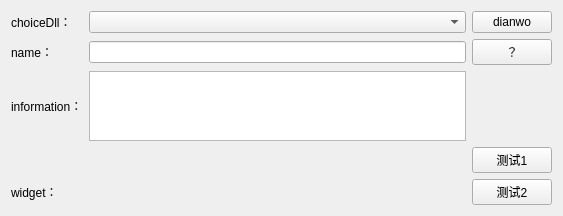
<?xml version="1.0" encoding="UTF-8"?>
<ui version="4.0">
 <class>pluginceshiClass</class>
 <widget class="QWidget" name="pluginceshiClass">
  <property name="geometry">
   <rect>
    <x>0</x>
    <y>0</y>
    <width>563</width>
    <height>207</height>
   </rect>
  </property>
  <property name="windowTitle">
   <string>pluginceshi</string>
  </property>
  <layout class="QGridLayout" name="gridLayout_2">
   <item row="0" column="0">
    <layout class="QGridLayout" name="gridLayout">
     <item row="2" column="3">
      <spacer name="verticalSpacer">
       <property name="orientation">
        <enum>Qt::Vertical</enum>
       </property>
       <property name="sizeHint" stdset="0">
        <size>
         <width>20</width>
         <height>40</height>
        </size>
       </property>
      </spacer>
     </item>
     <item row="2" column="1">
      <widget class="QTextEdit" name="textEdit"/>
     </item>
     <item row="1" column="1">
      <widget class="QLineEdit" name="lineEdit"/>
     </item>
     <item row="0" column="0">
      <widget class="QLabel" name="label_4">
       <property name="text">
        <string>choiceDll：</string>
       </property>
      </widget>
     </item>
     <item row="4" column="3">
      <widget class="QPushButton" name="pushButton_2">
       <property name="text">
        <string>测试2</string>
       </property>
      </widget>
     </item>
     <item row="3" column="3">
      <widget class="QPushButton" name="pushButton">
       <property name="text">
        <string>测试1</string>
       </property>
      </widget>
     </item>
     <item row="1" column="0">
      <widget class="QLabel" name="label">
       <property name="text">
        <string>name：</string>
       </property>
      </widget>
     </item>
     <item row="4" column="0">
      <widget class="QLabel" name="label_3">
       <property name="text">
        <string>widget：</string>
       </property>
      </widget>
     </item>
     <item row="1" column="3">
      <widget class="QPushButton" name="pushButton_3">
       <property name="text">
        <string>？</string>
       </property>
      </widget>
     </item>
     <item row="0" column="3">
      <widget class="QPushButton" name="pushButton_4">
       <property name="text">
        <string>dianwo</string>
       </property>
      </widget>
     </item>
     <item row="0" column="1">
      <widget class="QComboBox" name="comboBox"/>
     </item>
     <item row="2" column="0">
      <widget class="QLabel" name="label_2">
       <property name="text">
        <string>information：</string>
       </property>
      </widget>
     </item>
     <item row="4" column="1">
      <widget class="QWidget" name="widget_2" native="true"/>
     </item>
    </layout>
   </item>
  </layout>
 </widget>
 <layoutdefault spacing="6" margin="11"/>
 <resources>
  <include location="pluginceshi.qrc"/>
 </resources>
 <connections/>
</ui>
